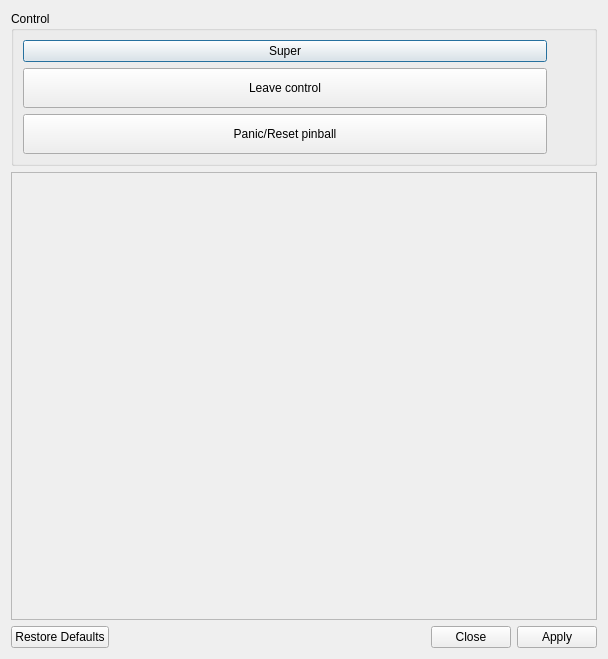
<?xml version="1.0" encoding="UTF-8"?>
<ui version="4.0">
 <class>SupervisDialog</class>
 <widget class="QDialog" name="SupervisDialog">
  <property name="geometry">
   <rect>
    <x>0</x>
    <y>0</y>
    <width>608</width>
    <height>659</height>
   </rect>
  </property>
  <property name="windowTitle">
   <string>Supervisor</string>
  </property>
  <property name="modal">
   <bool>true</bool>
  </property>
  <layout class="QVBoxLayout" name="verticalLayout">
   <item>
    <widget class="QGroupBox" name="groupBox">
     <property name="sizePolicy">
      <sizepolicy hsizetype="Preferred" vsizetype="Fixed">
       <horstretch>0</horstretch>
       <verstretch>0</verstretch>
      </sizepolicy>
     </property>
     <property name="title">
      <string>Control</string>
     </property>
     <layout class="QGridLayout" name="gridLayout">
      <item row="0" column="0">
       <widget class="QPushButton" name="superButton">
        <property name="text">
         <string>Super</string>
        </property>
       </widget>
      </item>
      <item row="1" column="0">
       <widget class="QPushButton" name="leaveButton">
        <property name="minimumSize">
         <size>
          <width>0</width>
          <height>40</height>
         </size>
        </property>
        <property name="text">
         <string>Leave control</string>
        </property>
       </widget>
      </item>
      <item row="2" column="0">
       <widget class="QPushButton" name="panicButton">
        <property name="minimumSize">
         <size>
          <width>0</width>
          <height>40</height>
         </size>
        </property>
        <property name="text">
         <string>Panic/Reset pinball</string>
        </property>
       </widget>
      </item>
      <item row="0" column="1">
       <widget class="QLabel" name="labelStatus">
        <property name="maximumSize">
         <size>
          <width>32</width>
          <height>32</height>
         </size>
        </property>
        <property name="text">
         <string/>
        </property>
        <property name="pixmap">
         <pixmap resource="../resource.qrc">:/x/ledgrey.png</pixmap>
        </property>
        <property name="scaledContents">
         <bool>true</bool>
        </property>
       </widget>
      </item>
     </layout>
    </widget>
   </item>
   <item>
    <widget class="QScrollArea" name="scrollArea">
     <property name="widgetResizable">
      <bool>true</bool>
     </property>
     <widget class="QWidget" name="scrollAreaWidgetContents">
      <property name="geometry">
       <rect>
        <x>0</x>
        <y>0</y>
        <width>582</width>
        <height>431</height>
       </rect>
      </property>
      <layout class="QVBoxLayout" name="verticalLayout_2"/>
     </widget>
    </widget>
   </item>
   <item>
    <widget class="QDialogButtonBox" name="buttonBox">
     <property name="orientation">
      <enum>Qt::Horizontal</enum>
     </property>
     <property name="standardButtons">
      <set>QDialogButtonBox::Apply|QDialogButtonBox::Close|QDialogButtonBox::RestoreDefaults</set>
     </property>
    </widget>
   </item>
  </layout>
 </widget>
 <resources>
  <include location="../resource.qrc"/>
  <include location="../../../../../../resource.qrc"/>
 </resources>
 <connections>
  <connection>
   <sender>buttonBox</sender>
   <signal>accepted()</signal>
   <receiver>SupervisDialog</receiver>
   <slot>accept()</slot>
   <hints>
    <hint type="sourcelabel">
     <x>248</x>
     <y>254</y>
    </hint>
    <hint type="destinationlabel">
     <x>157</x>
     <y>274</y>
    </hint>
   </hints>
  </connection>
  <connection>
   <sender>buttonBox</sender>
   <signal>rejected()</signal>
   <receiver>SupervisDialog</receiver>
   <slot>reject()</slot>
   <hints>
    <hint type="sourcelabel">
     <x>316</x>
     <y>260</y>
    </hint>
    <hint type="destinationlabel">
     <x>286</x>
     <y>274</y>
    </hint>
   </hints>
  </connection>
 </connections>
</ui>
